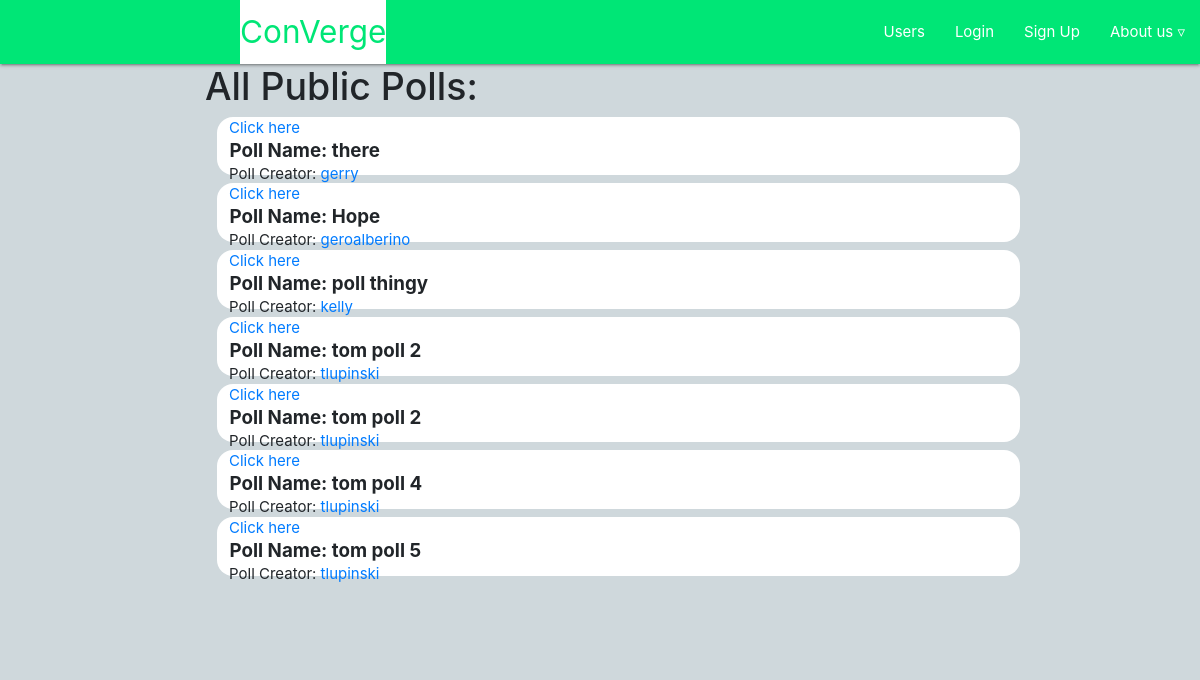
Page /pollDashboard/ on the earlier database version.
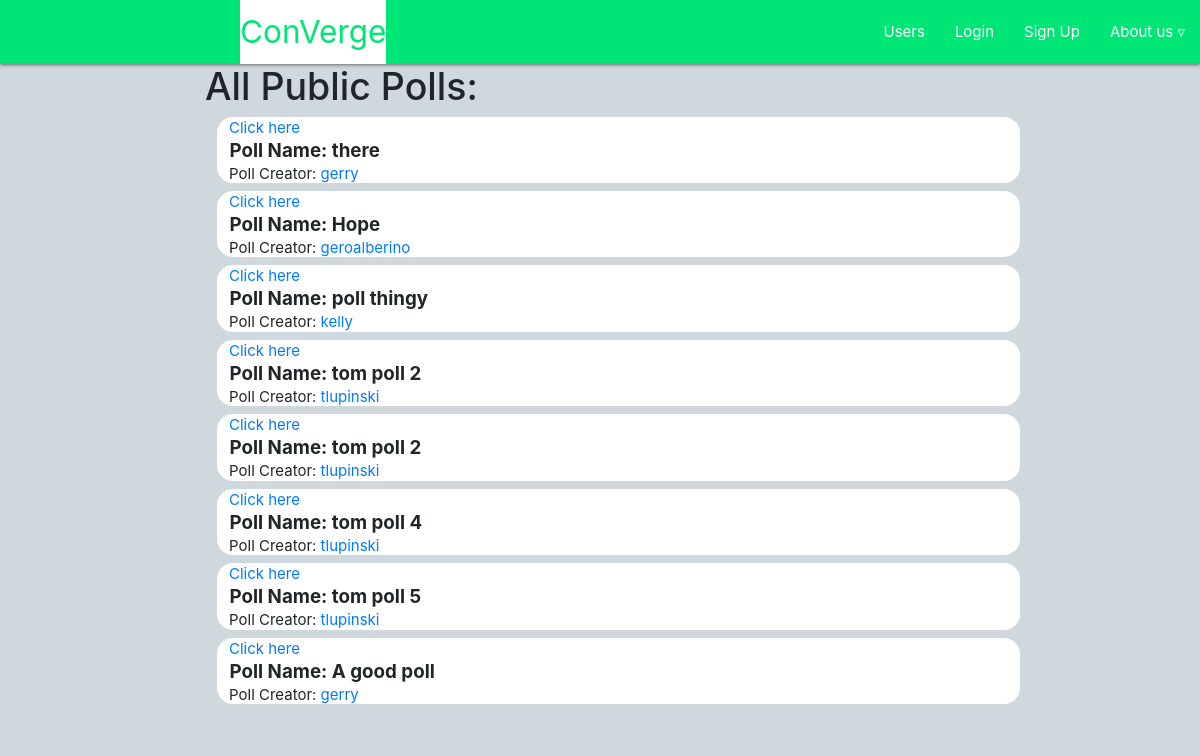
Same page on the later database version.
### users/models.py (models this page shows, shortened)
class Polls(models.Model):
    creator = models.ForeignKey(Profile, on_delete=models.CASCADE)
    title = models.CharField(max_length=120, default='Enter a Title for your Poll')
    questionOne = models.CharField(max_length=120, default='Enter a Question')
    questionTwo = models.CharField(max_length=120, default='Enter a Question')
    questionThree = models.CharField(max_length=120, default='Enter a Question')
    questionFour = models.CharField(max_length=120, default='Enter a Question')
    questionFive = models.CharField(max_length=120, default='Enter a Question')

class Profile(models.Model):
    user = models.OneToOneField(User, on_delete=models.CASCADE) #pics is the directory in the MEDIA directory to be saved
    image = models.ImageField(default='pics/default.png',upload_to='pics/') #needs pillow to be installed
    location = models.CharField(max_length=100, default=" ")
    userDescription = models.CharField('User description', max_length=1000, default='tell us about yourself')
    userInterests = models.CharField('User interests', max_length=250, default='list your interests')

### users/views.py (the view)
# urls.py: path('pollDashboard/',user_views.pollsDashboard,name='pollDashboard'),
def pollsDashboard(request):
    polls = Polls.objects.all() #from db
    return render(request,'users/pollDashboard.html',{'polls':polls})

### users/templates/users/pollDashboard.html (shortened to what this page needs)
{% extends "main/header.html" %}
{% block content%}
<div class="row" id="main1">
  <div class="col-2"></div>
  <div class="col-9">
    <div>
      <h1>All Public Polls: </h1>
      {% for x in polls %}
      <div class="poll_box">
        <a href="/pollPage?polls1={{x.title}}">Click here</a>
        <div>
          <h5><strong>Poll Name: {{x.title}}</strong></h5>
          <p>Poll Creator: <a href="/allUsers?name1={{x.creator.user}}"> {{x.creator.user}} </a></p>
        </div>
      </div>
      {% endfor %}
    </div>
  </div>
</div>
{% endblock%}

Differences in the rows shown:
added Polls: title "A good poll", creator.user "gerry"
